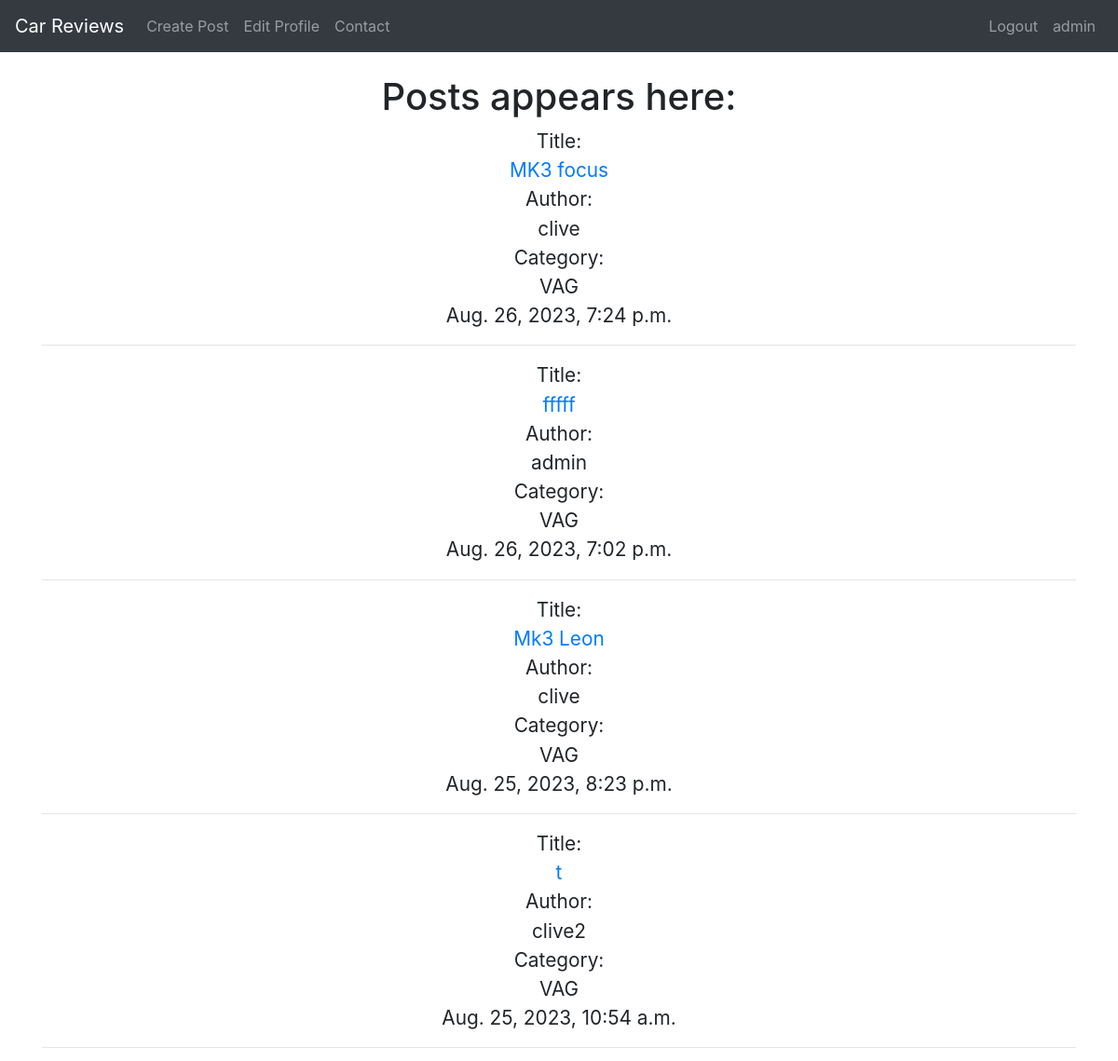
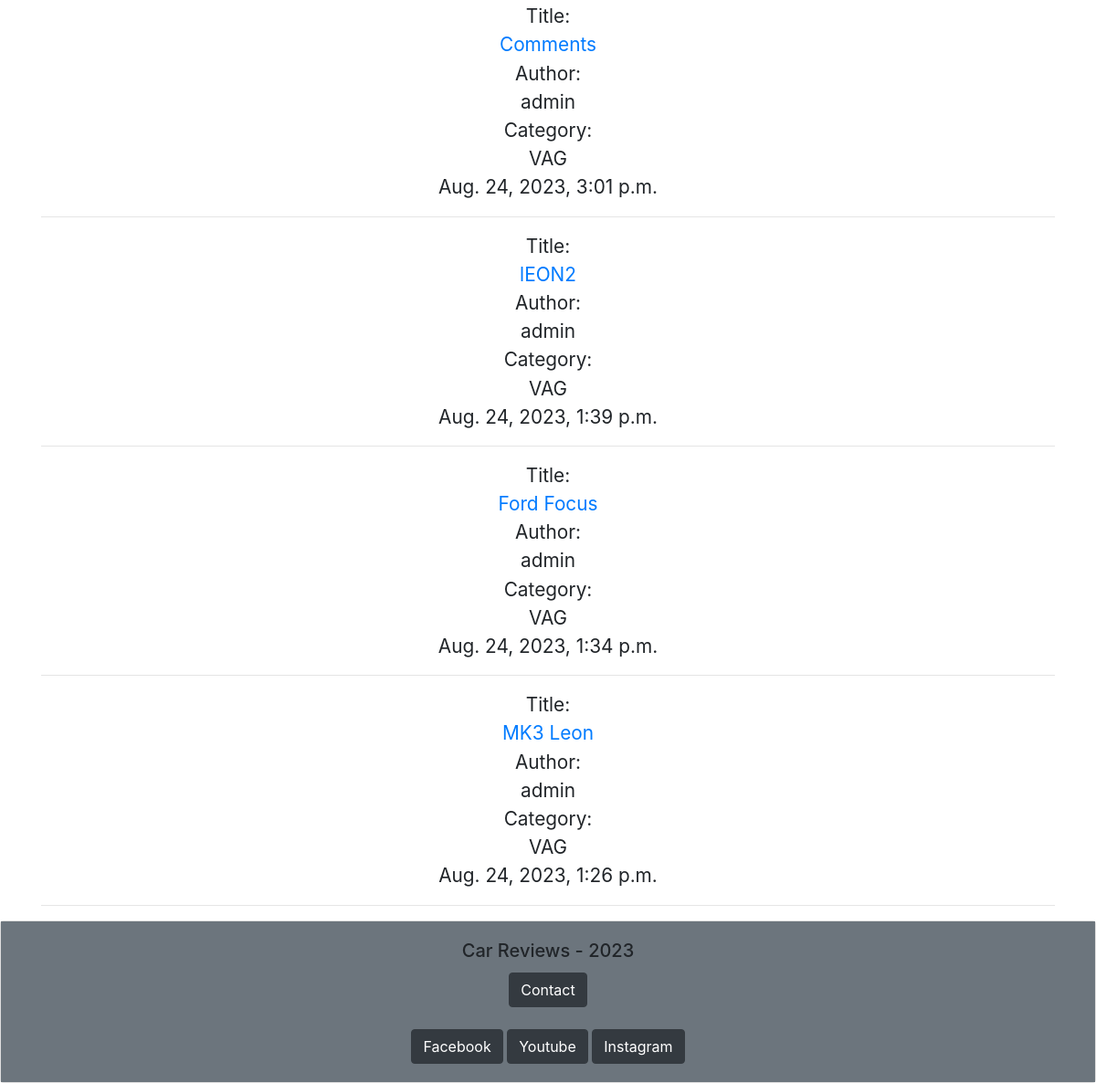
The app's page / (signed in) with its own data (2 pictures, top to bottom).
### blog/models.py (models this page shows, shortened)
class Post(models.Model):
    title = models.CharField(max_length=200, unique=True)
    image = models.ImageField(null=True, upload_to="media/")
    title_tag = models.CharField(max_length=200)
    author = models.ForeignKey(User, on_delete=models.CASCADE, related_name='blog_posts')
    created_on = models.DateTimeField(auto_now_add=True)
    updated_on = models.DateTimeField(auto_now_add=True)
    content = RichTextField(blank=True, null=True)
    category = models.TextField(default='VAG')
    likes = models.ManyToManyField(User, related_name='carreview')

### blog/views.py (the view)
# urls.py: path('', view.as_view(), name='home'),
class view(ListView):
    model = Post
    template_name = 'index.html'
    ordering = ['-created_on']

### templates/index.html (shortened to what this page needs)
{% extends 'base.html' %}
    {% block content %}
    <h1 class="text-center test">Posts appears here:</h1>
    <ul class="text-center list-unstyled post-detail">
    {% for post in object_list %}
        <li class="details">Title:<br><a href="{% url 'post-details' post.pk %}">{{ post.title }}</a> <br>Author:<br> {{ post.author }} <br>Category:<br> {{ post.category }}<br>{{ post.content|slice:":0 "}} {{ post.created_on }}<hr></li>
    {% endfor %}
    </ul>
    {% endblock %}

### templates/base.html (shortened to what this page needs)
{% load static %}
<!doctype html>
<html lang="en">
<head>
    <link rel="stylesheet" href="https://cdn.jsdelivr.net/npm/bootstrap@4.6.2/dist/css/bootstrap.min.css"
>
    <link rel="stylesheet" href="static/css/style.css">
</head>
<body>
    <nav class="navbar navbar-expand-lg navbar-dark bg-dark">
        <a class="navbar-brand" href="{% url 'home' %}">Car Reviews</a>
        <div class="collapse navbar-collapse" id="navbarNav">
            <ul class="navbar-nav">
                {% if user.is_authenticated %}
                <li class="nav-item">
                    <a class="nav-link" href="{% url 'create_post' %}">Create Post</a>
                </li>
                <li class="nav-item">
                    <a class="nav-link" href="{% url 'edit_profile' %}">Edit Profile</a>
                </li>
                <li class="nav-item">
                    <a class="nav-link" href="{% url 'contact' %}">Contact</a>
                </li>
                {% endif %}
            </ul>
            {% if user.is_authenticated %}
            <ul class="navbar-nav ml-auto">
                <li class="nav-item">
                    <a class="nav-link" href="{% url 'logout' %}">Logout</a>
                </li>
                <li class="nav-item">
                    <a class="nav-link" href="#">
                        {{ user.username }}
                    </a>
                </li>
            </ul>
            {% endif %}
        </div>
    </nav>
    <br>
    <div class="container">
        {% block content %}
        {% endblock %}
    </div>
    <div class="card">
        <div class="card-body text-center bg-secondary">
            <h5 class="card-title">Car Reviews - 2023 </h5>
            {% if user.is_authenticated %}
            <a class="btn btn-dark" href="{% url 'contact' %}">Contact</a>
            {% endif %}
            <br><br>
            <a href="https://www.facebook.com/" class="btn btn-dark" target="_blank">Facebook</a>
            <a href="https://www.youtube.com/" class="btn btn-dark" target="_blank">Youtube</a>
            <a href="https://www.instagram.com/" class="btn btn-dark" target="_blank">Instagram</a>
        </div>
    </div>
</body>
</html>

### static/css/style.css (style rules this page uses)
.post-detail { font-size: 1.3em; }

### records on screen
Post: title "MK3 focus", author "clive", category "VAG", created_on "Aug. 26, 2023, 7:24 p.m."
Post: title "fffff", author "admin", category "VAG", created_on "Aug. 26, 2023, 7:02 p.m."
Post: title "Mk3 Leon", author "clive", category "VAG", created_on "Aug. 25, 2023, 8:23 p.m."
Post: title "t", author "clive2", category "VAG", created_on "Aug. 25, 2023, 10:54 a.m."
Post: title "Comments", author "admin", category "VAG", created_on "Aug. 24, 2023, 3:01 p.m."
Post: title "lEON2", author "admin", category "VAG", created_on "Aug. 24, 2023, 1:39 p.m."
Post: title "Ford Focus", author "admin", category "VAG", created_on "Aug. 24, 2023, 1:34 p.m."
Post: title "MK3 Leon", author "admin", category "VAG", created_on "Aug. 24, 2023, 1:26 p.m."

### other values on screen
{{ user.username }} "admin"
